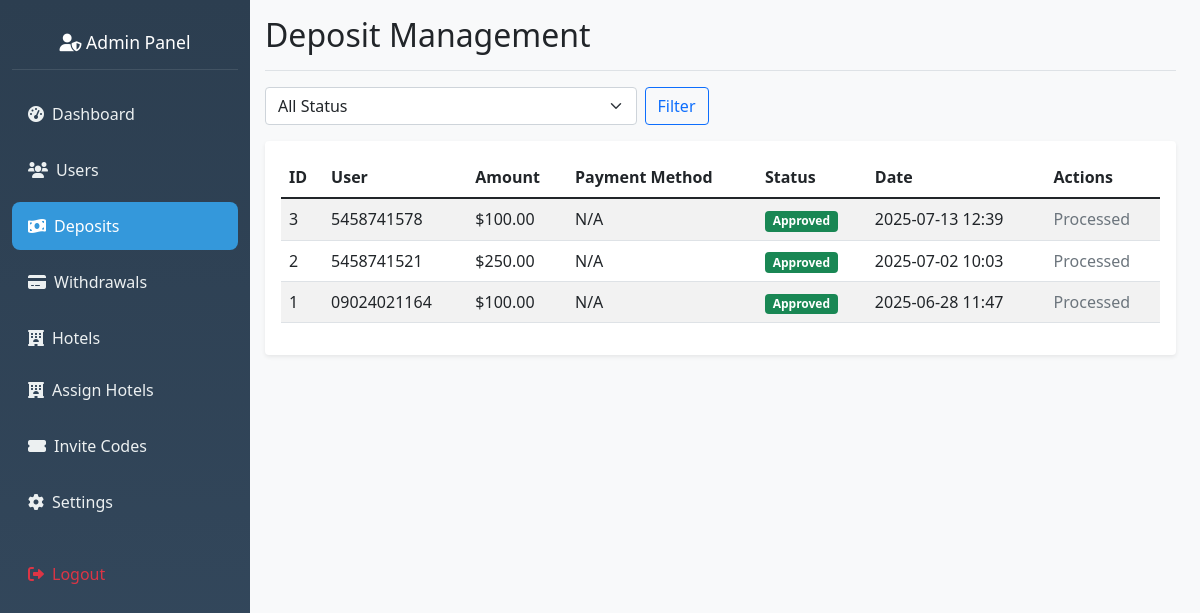
Screenshot of /admin/deposits (signed in) with the database file from the repository.
### hotel_app/models.py (models this page shows, shortened)
class DepositRequest(db.Model):
    __tablename__ = 'deposit_request'
    id = db.Column(db.Integer, primary_key=True)
    user_id = db.Column(db.Integer, db.ForeignKey('user.id'), nullable=False)
    amount = db.Column(db.Float, nullable=False)
    network = db.Column(db.String(20), nullable=False)
    wallet_address = db.Column(db.String(200))
    transaction_hash = db.Column(db.String(200))
    status = db.Column(db.String(20), default='Pending')
    admin_notes = db.Column(db.Text)
    created_at = db.Column(db.DateTime, default=datetime.utcnow)
    processed_at = db.Column(db.DateTime)
    processed_by = db.Column(db.Integer, db.ForeignKey('admin.id'))

class User(db.Model, UserMixin):
    __tablename__ = 'user'
    id = db.Column(db.Integer, primary_key=True)
    nickname = db.Column(db.String(80))
    user_id = db.Column(db.String(6), unique=True)
    agent_id = db.Column(db.String(6), unique=True)
    contact = db.Column(db.String(20))
    invitation_code = db.Column(db.String(20))
    member_points = db.Column(db.Integer, default=0)
    balance = db.Column(db.Float, default=0.0)
    vip_level = db.Column(db.String(10), default='VIP0')
    withdrawal_password = db.Column(db.String(100))
    password_hash = db.Column(db.String(100))
    is_active = db.Column(db.Boolean, default=False)
    created_at = db.Column(db.DateTime, default=datetime.utcnow)
    session_locked = db.Column(db.Boolean, default=False)
    total_commission_earned = db.Column(db.Float, default=0.0)
    first_session_completed = db.Column(db.Boolean, default=False)
    session_reset_date = db.Column(db.String)
    bound_wallet_type = db.Column(db.String(20))
    max_first_session_reservations = db.Column(db.Integer, default=35)
    wallet_bound_at = db.Column(db.DateTime)
    second_session_reservations_count = db.Column(db.Integer, default=0)
    second_session_commission = db.Column(db.Float, default=0.0)
    bound_wallet_address = db.Column(db.String(200))
    first_session_commission = db.Column(db.Float, default=0.0)
    first_session_reservations_count = db.Column(db.Integer, default=0)
    current_session = db.Column(db.String(10), default='first')
    ip_address = db.Column(db.String(45))  # IPv6 can be up to 45 characters
    country = db.Column(db.String(100))
    country_code = db.Column(db.String(2))
    region = db.Column(db.String(100))
    city = db.Column(db.String(100))
    latitude = db.Column(db.Float)
    longitude = db.Column(db.Float)
    timezone = db.Column(db.String(50))
    isp = db.Column(db.String(255))
    last_location_update = db.Column(db.DateTime, default=datetime.utcnow)
    reservations = db.relationship('Reservation', backref='user', lazy=True)
    deposit_requests = db.relationship('DepositRequest', backref='user', lazy=True)
    withdrawal_requests = db.relationship('WithdrawalRequest', backref='user', lazy=True)
    hotel_assignments = db.relationship('UserHotelAssignment', backref='user', lazy=True)
    hotel_ratings = db.relationship('UserHotelRating', backref='user', lazy=True)

### hotel_app/routes.py (the view, shortened to what this page needs)
@app.route('/admin/deposits')
@admin_required
def view_deposits():
    try:
        logger.debug("Accessing view_deposits route")
        page = request.args.get('page', 1, type=int)
        status_filter = request.args.get('status', '')  # Optional status filter
        total_deposits = DepositRequest.query.count()
        logger.debug(f"Total deposits in database: {total_deposits}")
        deposits_query = DepositRequest.query
        if status_filter and status_filter in ['Pending', 'Approved', 'Rejected']:
            deposits_query = deposits_query.filter(DepositRequest.status == status_filter)
            logger.debug(f"Filtering by status: {status_filter}")
        deposits = deposits_query.order_by(DepositRequest.created_at.desc()).paginate(
            page=page,
            per_page=20,
            error_out=False
        )
        logger.debug(f"Deposits found for page {page}: {len(deposits.items)}")
        for i, deposit in enumerate(deposits.items[:3]):
            user = User.query.get(deposit.user_id) if deposit.user_id else None
            logger.debug(f"Deposit {i}: ID={deposit.id}, Status={deposit.status}, Amount=${deposit.amount}, User={user.nickname if user else 'Unknown'}")
        return render_template('admin_deposits.html', deposits=deposits, current_status=status_filter)
    except Exception as e:
        logger.error(f"Error in view_deposits: {str(e)}")
        logger.error(f"Exception details: {type(e).__name__}: {e}")
        import traceback
        logger.error(f"Traceback: {traceback.format_exc()}")
        flash(f'Error loading deposits: {str(e)}', 'error')
        return redirect(url_for('admin_dashboard'))

### hotel_app/routes.py (called while the page is built)
def admin_required(f):
    @wraps(f)
    def wrapper(*args, **kwargs):
        admin_id = session.get('admin_id')
        if not admin_id:
            flash("Admin login required.", "danger")
            return redirect(url_for('admin_login'))
        admin = Admin.query.get(admin_id)
        if not admin or not admin.is_active:
            session.pop('admin_id', None)
            flash("Admin access denied.", "danger")
            return redirect(url_for('admin_login'))
        g.current_admin = admin
        return f(*args, **kwargs)
    return wrapper

@app.before_request
def check_admin_routes():
    if request.endpoint and request.endpoint.startswith('admin_') and request.endpoint != 'admin_login':
        if 'admin_id' not in session:
            return redirect(url_for('admin_login'))

### hotel_app/templates/admin_deposits.html (shortened to what this page needs)
{% extends "admin_base.html" %}
{% block content %}
<div class="d-flex justify-content-between flex-wrap flex-md-nowrap align-items-center pb-2 mb-3 border-bottom">
    <h1 class="h2">Deposit Management</h1>
</div>
<div class="row mb-3">
    <div class="col-md-6">
        <form method="GET" class="d-flex">
            <select name="status" class="form-select me-2">
                <option value="">All Status</option>
            </select>
            <button type="submit" class="btn btn-outline-primary">Filter</button>
        </form>
    </div>
</div>
<div class="card">
    <div class="card-body">
        <div class="table-responsive">
            <table class="table table-striped">
                <thead>
                    <tr>
                        <th>ID</th>
                        <th>User</th>
                        <th>Amount</th>
                        <th>Payment Method</th>
                        <th>Status</th>
                        <th>Date</th>
                        <th>Actions</th>
                    </tr>
                </thead>
                <tbody>
                    {% for deposit in deposits.items %}
                    <tr>
                        <td>{{ deposit.id }}</td>
                        <td>{{ deposit.user.contact if deposit.user else 'Unknown' }}</td>
                        <td>${{ "%.2f"|format(deposit.amount) }}</td>
                        <td>{{ deposit.payment_method or 'N/A' }}</td>
                        <td>
                            <span class="badge bg-{{ 'warning' if deposit.status == 'Pending' else ('success' if deposit.status == 'Approved' else 'danger') }}">
                                {{ deposit.status }}
                            </span>
                        </td>
                        <td>{{ deposit.created_at.strftime('%Y-%m-%d %H:%M') if deposit.created_at else 'N/A' }}</td>
                        <td>
                            {% if deposit.status == 'Pending' %}
                            <div class="btn-group btn-group-sm" role="group">
                                <form method="POST" action="{{ url_for('approve_deposit', deposit_id=deposit.id) }}" class="d-inline">
                                    {% if csrf_token %}
                                    <input type="hidden" name="csrf_token" value="{{ csrf_token() }}"/>
                                    {% endif %}
                                    <input type="hidden" name="admin_notes" value="Approved by admin"/>
                                    <button type="submit" class="btn btn-success btn-sm"
                                            onclick="return confirm('Are you sure you want to approve this deposit of ${{ deposit.amount }}?')">
                                        Approve
                                    </button>
                                </form>
                                <form method="POST" action="{{ url_for('reject_deposit', deposit_id=deposit.id) }}" class="d-inline">
                                    {% if csrf_token %}
                                    <input type="hidden" name="csrf_token" value="{{ csrf_token() }}"/>
                                    {% endif %}
                                    <input type="hidden" name="admin_notes" value="Rejected by admin"/>
                                    <button type="submit" class="btn btn-danger btn-sm"
                                            onclick="return confirm('Are you sure you want to reject this deposit of ${{ deposit.amount }}?')">
                                        Reject
                                    </button>
                                </form>
                            </div>
                            {% else %}
                            <span class="text-muted">Processed</span>
                            {% endif %}
                        </td>
                    </tr>
                    {% else %}
                    <tr>
                        <td colspan="7" class="text-center text-muted">No deposit requests found.</td>
                    </tr>
                    {% endfor %}
                </tbody>
            </table>
        </div>
    </div>
</div>
{% endblock %}

### hotel_app/static/css/admin.css (style rules this page uses)
.card { border: none; box-shadow: 0 0.125rem 0.25rem rgba(0, 0, 0, 0.075); }
@media (min-width: 992px) { .container-fluid .row { display: flex !important; flex-wrap: nowrap !important; } }
@media (min-width: 1200px) { .container-fluid .row { display: flex !important; } }

### rows the page displays
DepositRequest: id "3", user "5458741578", amount "100.00", payment_method "N/A", status "Approved", created_at "2025-07-13 12:39", shows "Processed"
DepositRequest: id "2", user "5458741521", amount "250.00", payment_method "N/A", status "Approved", created_at "2025-07-02 10:03", shows "Processed"
DepositRequest: id "1", user "09024021164", amount "100.00", payment_method "N/A", status "Approved", created_at "2025-06-28 11:47", shows "Processed"
